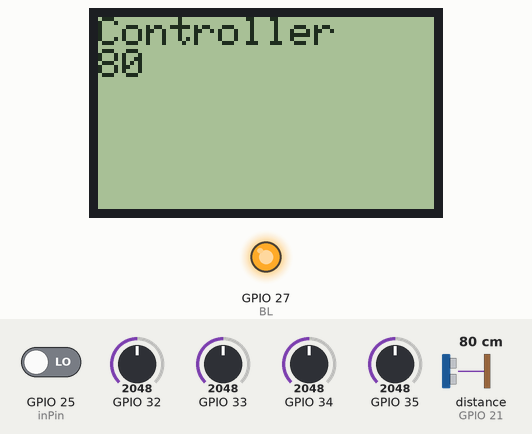
Simulated run of this sketch. Board: ESP32. Parts: 84×48 one-colour display, output pins drawn as LEDs (lit = HIGH). Wiring (inferred from the names in the program): ultrasonic range finder: trigger GPIO 2; echo GPIO 21. The inputs (shaded band) are chosen by the test bench; at power-on: GPIO 25 (inPin) LOW, distance to the obstacle (sensor on GPIO 21) 80 cm, GPIO 32 = 2048, GPIO 33 = 2048, GPIO 34 = 2048, GPIO 35 = 2048. The echo pulse lasts 58.3 µs per cm; WiFi joins after 1.5 s; servers stay silent unless stated; pins used as bus, display or sensor lines are not drawn; what the sketch prints to the serial monitor is not drawn.

Above: at 1.2 s.
1.3 s: GPIO 25 (inPin) driven HIGH
At 4.1 s:
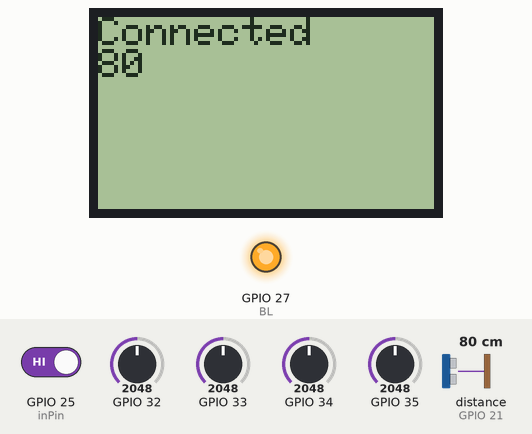
4.3 s: distance to the obstacle (sensor on GPIO 21) set to 11 cm
At 5.5 s:
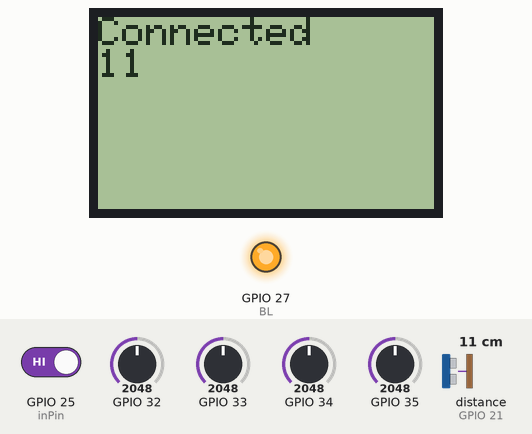
5.8 s: distance to the obstacle (sensor on GPIO 21) set to 8 cm
At 6.8 s:
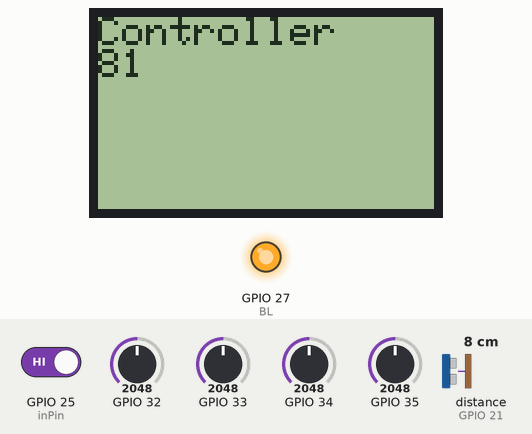
8.8 s: distance to the obstacle (sensor on GPIO 21) set to 2 cm
At 11.5 s:
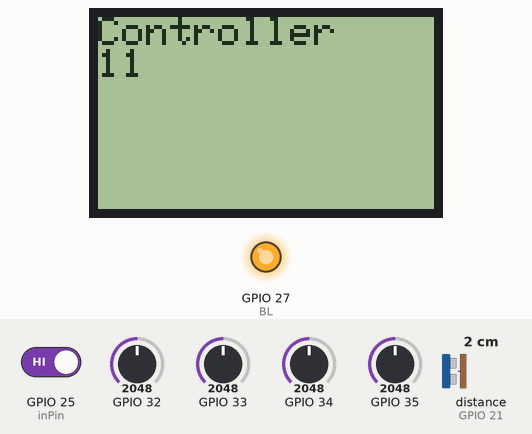
11.8 s: GPIO 25 (inPin) driven LOW
Timing chart, 0 to 14.8 s (numbered marks = the images above; inputs shaded):
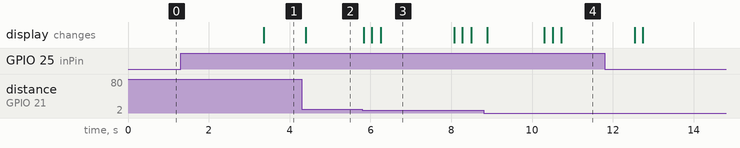

The sketch:

IDS_Exam_DroneController.ino
```cpp
#include <WiFi.h>
#include <WiFiUdp.h>

//LCD screen variables
#include <PCD8544.h>
#define BL 27

//Ultra sonic sensor variables
#define trigPin 2
#define echoPin 21

//Button variables
int inPin = 25;
int val = 0;

//Instantiate specific drone
const char * networkName = "TELLO-HT2110";
const char * networkPswd = "";
//IP address to send UDP data to:
// either use the ip address of the server or
// a network broadcast address
const char * udpAddress = "192.168.10.1";
const int udpPort = 8889;
boolean connected = false;

char fromTello[256];

unsigned long timer;


static const byte glyph[] = { B00010000, B00110100, B00110000, B00110100, B00010000 };
static PCD8544 lcd;

uint8_t state = 0;

//Controller movement variables
int pitch = 0;
int roll = 0;
int yaw = 0;
int throttle = 0;
char cmd[256];

//The UDP library
WiFiUDP udp;


void setup() {
  Serial.begin(9600);
  pinMode(5, OUTPUT);
  digitalWrite(5, HIGH);

  pinMode(trigPin, OUTPUT);
  pinMode(echoPin, INPUT);

  pinMode(inPin, INPUT);

  //LCD screen initialization
  lcd.begin(84, 48);

  Serial.begin(9600);

  pinMode(trigPin, OUTPUT);
  pinMode(echoPin, INPUT);

  pinMode(BL, OUTPUT);
  digitalWrite(BL, HIGH);
}

//WiFi connection function
void connectToWiFi(const char * ssid, const char * pwd) {
  Serial.println("Connecting to WiFi network: " + String(ssid));
  // delete old config
  WiFi.disconnect(true);

  //Initiate connection
  WiFi.begin(ssid, pwd);
  Serial.println("Waiting for WIFI connection...");
}

//Drone connection function
void TelloCommand(char *cmd) {
  //only send data when connected
  if (connected) {
    //Send a packet
    udp.beginPacket(udpAddress, udpPort);
    udp.printf(cmd);
    udp.endPacket();
    Serial.printf("Send [%s] to Tello.\n", cmd);
  }
}

void loop() {
  long duration, distance;
  val = digitalRead(inPin);  // read input value

  //Ultra sonic sensor
  digitalWrite(trigPin, LOW);
  delayMicroseconds(2);
  digitalWrite(trigPin, HIGH);
  delayMicroseconds(10);
  digitalWrite(trigPin, LOW);

  duration = pulseIn(echoPin, HIGH);
  distance = (duration / 2) / 29.1;

  //LCD screen line 2
  lcd.setCursor(0, 1);
  lcd.print(distance, DEC);

  //State machine that connects the drone to WiFi and the controller
  switch (state)
  {

    case 0:   //Idle not connected
      //LCD screen line 1
      lcd.setCursor(0, 0);
      lcd.print("Controller");

      if (val == HIGH)
      {
        state = 1;
        connectToWiFi(networkName, networkPswd);
        timer = millis() + 5000;
      }
      break;
    case 1: //Trying to connect
      if (WiFi.status() == WL_CONNECTED)
      {
        Serial.print("Connected to: ");
        Serial.println(networkName);

        udp.begin(WiFi.localIP(), udpPort);
        connected = true;
        TelloCommand("command");
        timer = millis() + 2000;
        state = 2;
      }

      if (millis() > timer)
      {
        state = 0;
      }
      break;

    case 2:   //Connected on ground
      lcd.setCursor(0, 0);
      lcd.print("Connected ");

      if (WiFi.status() != WL_CONNECTED)
      {
        WiFi.disconnect(true);
        Serial.println("Disconnected");
        state = 0;
      }

      if (distance < 10)
      {
        TelloCommand("takeoff");
        timer = millis() + 1000;
        state = 3;
        Serial.println("takeoff");
      }
      break;

    case 3:   //In air
      lcd.setCursor(0, 0);
      lcd.print("In air       ");

      if (millis() > timer)
      {
        timer = millis() + 20;
        pitch = map(analogRead(34) - 1890, -2000, 2000, -100, 100);
        roll = map(analogRead(35) - 1910, -2000, 2000, -100, 100);
        throttle = map(analogRead(33) - 1910, -2000, 2000, -100, 100);
        yaw = map(analogRead(32) - 1910, -2000, 2000, -100, 100);

        sprintf(cmd, "rc %d %d %d %d", roll, pitch, throttle, yaw);
        TelloCommand(cmd);
      }

      if (val == HIGH) {
        TelloCommand("land");
        timer = millis() + 1000;
        state = 0;
        Serial.println("land");
      }
      break;
  }
  delay(200);
}
```

Measured:
- the behaviour switches between 10 and 9 cm on distance to the obstacle (sensor on GPIO 21) (found by bisection; images 2 and 3)
- after the input at 1.3 s, the display: changes after 2.1 s (image 1)
- after the input at 4.3 s, the display: changes after 0.10 s (image 2)
- after the input at 5.8 s, the display: first changes at once (image 3 shows a later state)
- what the display in image 3 shows lasts 1.8 s, from 6.3 s to 8.1 s
